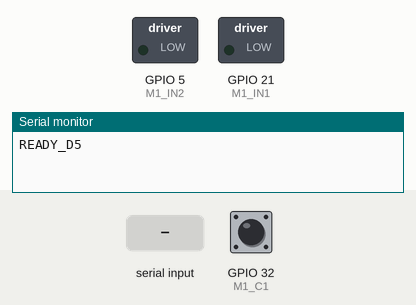
The sketch below on a simulated ESP32. Shown: switched loads named in the sketch (green lamp = pin HIGH), the last lines printed to the serial monitor. The test bench sets the inputs (shaded band); at power-on: GPIO 32 (M1_C1) HIGH.

Above: at 1.2 s.
1.3 s: "1" received over Serial
At 2.0 s:
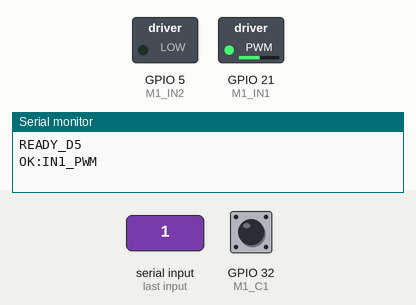
2.8 s: "3" received over Serial
At 3.2 s:
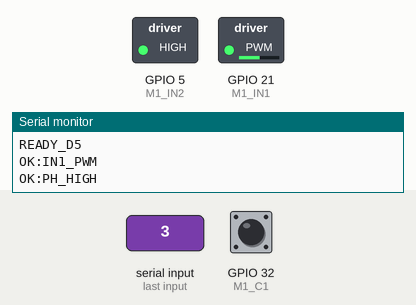
4.3 s: "2" received over Serial
At 5.5 s:
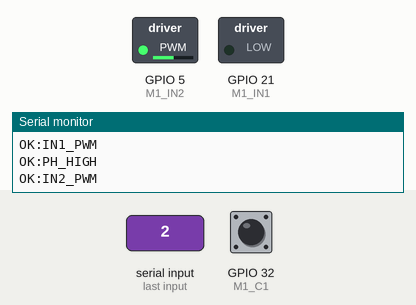
5.8 s: "3" received over Serial
At 6.6 s:
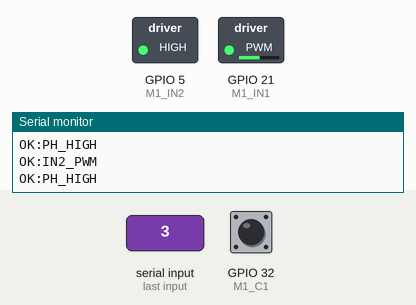
Timing chart, 0 to 8.3 s (numbered marks = the images above; inputs shaded):
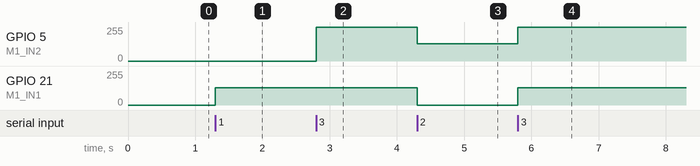

The sketch:

sketch_test_motor1_d5.ino
```cpp
/*
 * TEST DE INVERSIÓN DE GIRO - MOTOR 1 (N20 + DRV8876)
 * Pin IN1 = D21 (GPIO 21)
 * Pin IN2 = D5  (GPIO 5)  <-- NUEVO PIN ASIGNADO
 * Pin CS  = 36  (VP)
 * Encoders: C1 = 32, C2 = 33
 */

const int M1_IN1 = 21;
const int M1_IN2 = 5;  // Cambiado de 19 a 5
const int M1_CS  = 36;
const int M1_C1  = 32;
const int M1_C2  = 33;

volatile long ticksM1 = 0;

void IRAM_ATTR isrM1() {
  if (digitalRead(M1_C2) == HIGH) ticksM1++; else ticksM1--;
}

void setup() {
  Serial.begin(115200);
  pinMode(M1_IN1, OUTPUT);
  pinMode(M1_IN2, OUTPUT);
  freno();

  pinMode(M1_C1, INPUT_PULLUP);
  pinMode(M1_C2, INPUT_PULLUP);
  attachInterrupt(digitalPinToInterrupt(M1_C1), isrM1, RISING);

  Serial.println("READY_D5");
}

void freno() {
  analogWrite(M1_IN1, 0);
  digitalWrite(M1_IN1, LOW);
  analogWrite(M1_IN2, 0);
  digitalWrite(M1_IN2, LOW);
}

void loop() {
  if (Serial.available() > 0) {
    char cmd = Serial.read();

    // 1. MODO PWM INDEPENDIENTE (IN1 = PWM, IN2 = LOW)
    if (cmd == '1') {
      digitalWrite(M1_IN2, LOW);
      analogWrite(M1_IN1, 130);
      Serial.println("OK:IN1_PWM");
    }
    // 2. MODO PWM INDEPENDIENTE INVERSO (IN1 = LOW, IN2 = PWM)
    else if (cmd == '2') {
      digitalWrite(M1_IN1, LOW);
      analogWrite(M1_IN2, 130);
      Serial.println("OK:IN2_PWM");
    }
    // 3. MODO PH/EN INVERSO (IN1 = PWM, IN2 = HIGH)
    else if (cmd == '3') {
      digitalWrite(M1_IN2, HIGH);
      analogWrite(M1_IN1, 130);
      Serial.println("OK:PH_HIGH");
    }
    else if (cmd == 'S') { // Freno
      freno();
      Serial.println("OK:STOP");
    }
    else if (cmd == 'Z') { // Reset
      ticksM1 = 0;
      Serial.println("OK:ZERO");
    }
    else if (cmd == 'T') { // Telemetria
      int csVal = analogRead(M1_CS);
      Serial.printf("DATA:%ld,%d\n", ticksM1, csVal);
    }
    else if (cmd == 'P') {
      Serial.println("PONG");
    }
  }
}
```

Measured:
- after the input at 1.3 s, GPIO 21 (M1_IN1): 0/255 → 130/255 at once
- after the input at 2.8 s, GPIO 5 (M1_IN2): 0/255 → 255/255 at once
- after the input at 4.3 s, GPIO 5 (M1_IN2): 255/255 → 130/255 at once; GPIO 21 (M1_IN1): 130/255 → 0/255 at once
- after the input at 5.8 s, GPIO 5 (M1_IN2): 130/255 → 255/255 at once; GPIO 21 (M1_IN1): 0/255 → 130/255 at once
